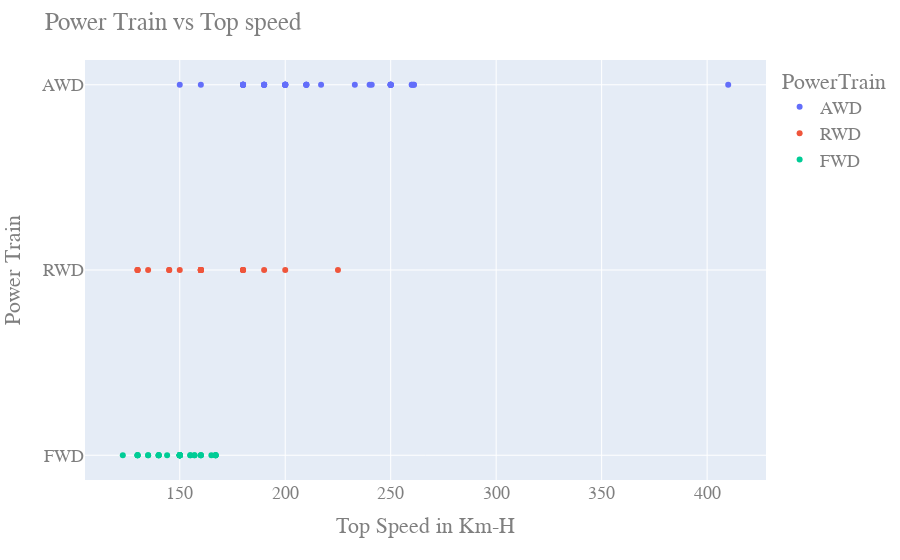

Notebook source saved alongside this figure:
### Code cell
import warnings
import matplotlib.pyplot as plt
import numpy as np
import pandas as pd
import plotly.graph_objects as go
import scipy as sp
import seaborn as sns
from PIL import Image
from plotly.subplots import make_subplots 
import plotly.express as px
ds = pd.read_csv("/Users/shivamraj/Desktop/VIT 3rd Sem/DATA VISUALIZATION/Project/ElectricCarData_Clean.csv.xls")
plt = px.scatter(ds, x = "TopSpeed_KmH", y = "PowerTrain", color="PowerTrain") 
plt.update_layout(
title="Power Train vs Top speed", xaxis_title="Top Speed in Km-H", yaxis_title="Power Train", font=dict(family="Courier New, monospace",
size=18,color="#7f7f7f"))

### Figure 1 — Plotly figure (JSON) as saved in the notebook; plotly's stock layout.template omitted (floating-point values rounded to 4 significant figures)
{"data": [{"hovertemplate": "PowerTrain=%{y}<br>TopSpeed_KmH=%{x}<extra></extra>", "legendgroup": "AWD", "marker": {"color": "#636efa", "symbol": "circle"}, "mode": "markers", "name": "AWD", "orientation": "h", "showlegend": true, "type": "scatter", "x": [233, 210, 250, 180, 180, 260, 217, 240, 261, 180, 190, 210, 200, 250, 200, 250, 150, 200, 410, 250, 261, 241, 200, 250, 190, 180, 160, 250, 190, 180, 180, 260, 250, 190, 180, 210, 200, 210, 200, 200, 190], "xaxis": "x", "y": ["AWD", "AWD", "AWD", "AWD", "AWD", "AWD", "AWD", "AWD", "AWD", "AWD", "AWD", "AWD", "AWD", "AWD", "AWD", "AWD", "AWD", "AWD", "AWD", "AWD", "AWD", "AWD", "AWD", "AWD", "AWD", "AWD", "AWD", "AWD", "AWD", "AWD", "AWD", "AWD", "AWD", "AWD", "AWD", "AWD", "AWD", "AWD", "AWD", "AWD", "AWD"], "yaxis": "y"}, {"hovertemplate": "PowerTrain=%{y}<br>TopSpeed_KmH=%{x}<extra></extra>", "legendgroup": "RWD", "marker": {"color": "#EF553B", "symbol": "circle"}, "mode": "markers", "name": "RWD", "orientation": "h", "showlegend": true, "type": "scatter", "x": [160, 180, 145, 225, 200, 160, 160, 160, 160, 150, 160, 160, 145, 135, 180, 160, 130, 160, 130, 180, 180, 160, 130, 160, 190], "xaxis": "x", "y": ["RWD", "RWD", "RWD", "RWD", "RWD", "RWD", "RWD", "RWD", "RWD", "RWD", "RWD", "RWD", "RWD", "RWD", "RWD", "RWD", "RWD", "RWD", "RWD", "RWD", "RWD", "RWD", "RWD", "RWD", "RWD"], "yaxis": "y"}, {"hovertemplate": "PowerTrain=%{y}<br>TopSpeed_KmH=%{x}<extra></extra>", "legendgroup": "FWD", "marker": {"color": "#00cc96", "symbol": "circle"}, "mode": "markers", "name": "FWD", "orientation": "h", "showlegend": true, "type": "scatter", "x": [150, 150, 144, 167, 165, 130, 140, 150, 150, 150, 167, 135, 150, 157, 160, 140, 155, 130, 130, 167, 150, 150, 150, 150, 150, 135, 160, 123, 130, 140, 155, 140, 150, 167, 150, 157, 160], "xaxis": "x", "y": ["FWD", "FWD", "FWD", "FWD", "FWD", "FWD", "FWD", "FWD", "FWD", "FWD", "FWD", "FWD", "FWD", "FWD", "FWD", "FWD", "FWD", "FWD", "FWD", "FWD", "FWD", "FWD", "FWD", "FWD", "FWD", "FWD", "FWD", "FWD", "FWD", "FWD", "FWD", "FWD", "FWD", "FWD", "FWD", "FWD", "FWD"], "yaxis": "y"}], "layout": {"font": {"color": "#7f7f7f", "family": "Courier New, monospace", "size": 18}, "legend": {"title": {"text": "PowerTrain"}, "tracegroupgap": 0}, "margin": {"t": 60}, "title": {"text": "Power Train vs Top speed"}, "xaxis": {"anchor": "y", "domain": [0, 1], "title": {"text": "Top Speed in Km-H"}}, "yaxis": {"anchor": "x", "categoryarray": ["FWD", "RWD", "AWD"], "categoryorder": "array", "domain": [0, 1], "title": {"text": "Power Train"}}}}
